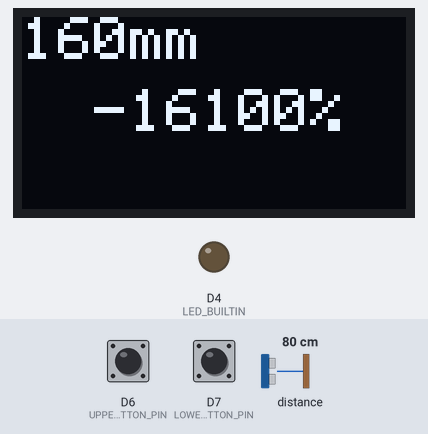
Simulated run of this sketch. Board: ESP8266 (NodeMCU). Parts: 128×64 one-colour display, output pins drawn as LEDs (lit = HIGH, except the on-board LED, lit = LOW). Inputs (shaded band) come from the test bench; at power-on: D6 (UPPER_BUTTON_PIN) HIGH, D7 (LOWER_BUTTON_PIN) HIGH, distance to the obstacle 80 cm. The display library's start-up logo is not drawn; EEPROM starts erased; what the sketch prints to the serial monitor is not drawn.

Above: at 11.3 s.
11.4 s: D6 (UPPER_BUTTON_PIN) pulled LOW for 3.2 s
At 12.2 s:
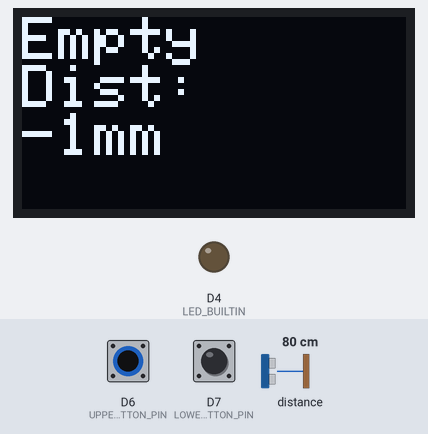
16.1 s: D7 (LOWER_BUTTON_PIN) pulled LOW for 0.2 s
At 16.36 s:
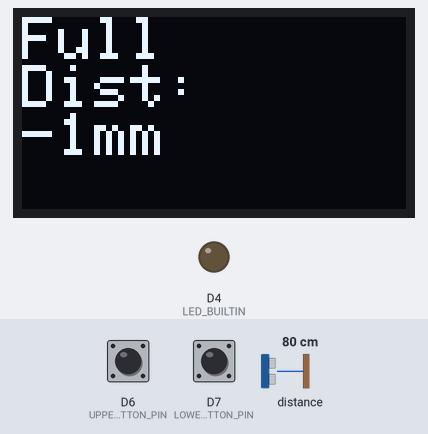
17.8 s: distance to the obstacle set to 2 cm
At 18.23 s:
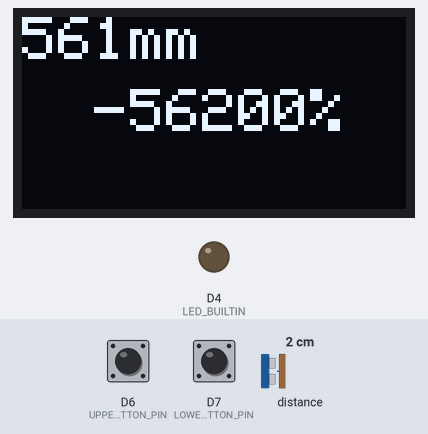
19.5 s: distance to the obstacle set to 4 cm
At 19.9 s:
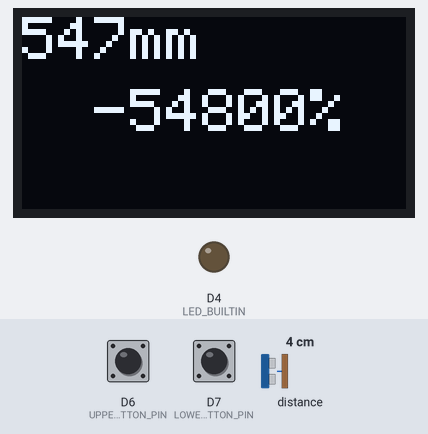
21.3 s: distance to the obstacle set to 9 cm
At 21.49 s:
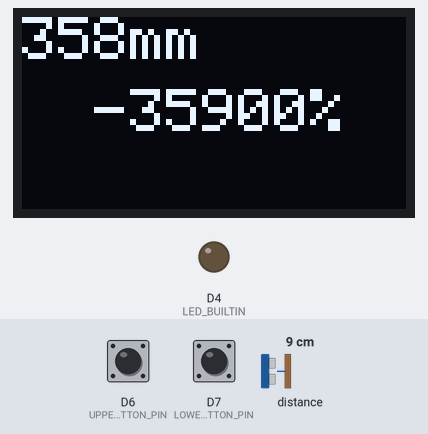
22.9 s: D7 (LOWER_BUTTON_PIN) pulled LOW for 3.2 s
At 23.5 s:
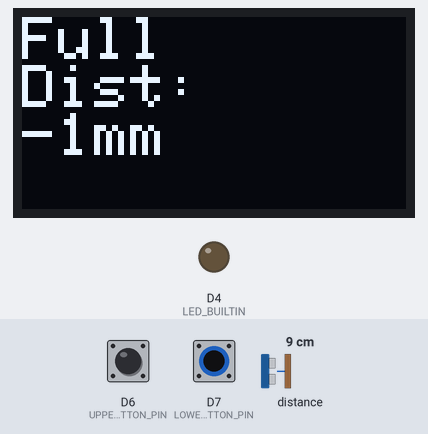

The sketch:

FilamentTracker.ino
```cpp
// (licence header left out)
#include "Adafruit_SSD1306.h"
#include "Adafruit_VL53L0X.h"

#include <EEPROM.h>

#define OLED_RESET 0  // GPIO0
Adafruit_SSD1306 display(OLED_RESET);

Adafruit_VL53L0X lox = Adafruit_VL53L0X();

int count = 0;

#define RANGE_BUF_SIZE 40
uint16_t g_range_buf[RANGE_BUF_SIZE];
int range_buff_curr_index = 0;

#define UPPER_BUTTON_PIN D6
#define LOWER_BUTTON_PIN D7

int empty_spool_range = 2;
int full_spool_range = 1;

#define EMPTY_SPOOL_EEPROM_ADDRESS 0
#define FULL_SPOOL_EEPROM_ADDRESS 4
#define EEPROM_ALLOCATE 256

int g_dist_pct = 0;


// ****************************************************
void eeprom_init() {
  EEPROM.begin(EEPROM_ALLOCATE);
}

void eeprom_load() {
  EEPROM.get(EMPTY_SPOOL_EEPROM_ADDRESS, empty_spool_range);
  EEPROM.get(FULL_SPOOL_EEPROM_ADDRESS, full_spool_range);
}

void eeprom_save() {
  EEPROM.put(EMPTY_SPOOL_EEPROM_ADDRESS, empty_spool_range);
  EEPROM.put(FULL_SPOOL_EEPROM_ADDRESS, full_spool_range);
  EEPROM.commit();
}


// ****************************************************
void display_settings() {
  display.clearDisplay();
  display.setTextSize(2);
  display.setTextColor(WHITE);
  display.setCursor(0,0);

  display.println("Conf:");
  display.setTextSize(1);
  display.print("Empty: ");
  display.println(empty_spool_range);
  display.print("Full:  ");
  display.println(full_spool_range);
  display.display();
}


// ****************************************************
void display_clear() {
  display.clearDisplay();
  display.display();
}


// ****************************************************
bool take_range_sample() {
  VL53L0X_RangingMeasurementData_t measure;
  lox.rangingTest(&measure, false); // pass in 'true' to get debug data printout!

  if (measure.RangeStatus != 4) {  // phase failures have incorrect data
    // Serial.print("Distance (mm): "); Serial.println(measure.RangeMilliMeter);
    g_range_buf[range_buff_curr_index++] = measure.RangeMilliMeter;
    range_buff_curr_index %= RANGE_BUF_SIZE;
    return true;
  } else {
    return false;
  }
}


// ****************************************************
int calc_ave_range() {
  int total = 0;
  for( int i = 0; i < RANGE_BUF_SIZE; i++ ) {
    total += g_range_buf[i];
  }
  total /= RANGE_BUF_SIZE;
  return total;
}


// ****************************************************
int calc_curr_dist_pct() {
  float pct = 0.0;
  int denomenator = empty_spool_range - full_spool_range;
  if( denomenator == 0 ) { denomenator = 1; }
  Serial.print("Denomenator: ");
  Serial.println(denomenator);
  pct = ((float)(empty_spool_range - calc_ave_range()) / denomenator);
  Serial.print("Pct: ");
  Serial.println(pct);
  pct *= 100;
  return pct;
}


// ****************************************************
void update_screen(bool got_range) {
  int range_ave = calc_ave_range();
  g_dist_pct = calc_curr_dist_pct();

  display.clearDisplay();
  display.setTextSize(2);
  display.setTextColor(WHITE);
  display.setCursor(0,0);

  display.print(range_ave);
  display.println("mm");

  display.setTextSize(1);
  display.println("");
  display.setTextSize(2);

  display.print(" ");
  if( g_dist_pct < 10 ) { display.print(" "); }
  display.print(g_dist_pct);
  display.println("%");

  display.display();
}


// *************************************************************************************************** //
void setup() {
  // put your setup code here, to run once:

  Serial.begin(115200);

  display.begin(SSD1306_SWITCHCAPVCC, 0x3C);  // initialize with the I2C addr 0x3C (for the 64x48)
  display.display();

  pinMode(UPPER_BUTTON_PIN, INPUT_PULLUP);
  pinMode(LOWER_BUTTON_PIN, INPUT_PULLUP);
  pinMode(LED_BUILTIN, OUTPUT);
  digitalWrite(LED_BUILTIN, HIGH);     // HIGH means off - the boards are backwards...

  Serial.println("Adafruit VL53L0X Initializing");
  if (!lox.begin()) {
    Serial.println(F("Failed to boot VL53L0X"));
    while(1);
  }

  for( int i = 0; i < RANGE_BUF_SIZE; i++ ) {
    g_range_buf[i] = 0;
  }

  eeprom_init();
  eeprom_load();

  display_settings();
  delay(10000);
  display_clear();

}


// *************************************************************************************************** //
void set_spool_distance(int button_pin, int * save_dist, char* name_dist) {
  display.clearDisplay();
  display.setCursor(0,0);
  display.setTextSize(2);
  display.println(name_dist);
  display.println("Dist:");
  display.print(*save_dist);
  display.println("mm");
  display.display();

  unsigned long start_time = millis();
  while( digitalRead(button_pin) == LOW && start_time + 5000 > millis() ) {
    delay(50);
  }

  // Button released under 5 secs - do nothing.
  if(start_time + 5000 > millis() ) { return; }

  // Otherwise, snag current average range and store it to EEPROM
  int range_ave = calc_ave_range();
  display.clearDisplay();
  display.setCursor(0,0);
  display.println("Set");
  display.println(name_dist);
  display.println("Dist:");
  display.print(range_ave);
  display.println("mm");
  display.display();

  *save_dist = range_ave;
  eeprom_save();

  delay(1000);
}


// *************************************************************************************************** //
void loop() {

  bool got_range = take_range_sample();
  update_screen(got_range);

  if( digitalRead(UPPER_BUTTON_PIN) == LOW ) {
    set_spool_distance(UPPER_BUTTON_PIN, &empty_spool_range, "Empty");
  }
  else if( digitalRead(LOWER_BUTTON_PIN) == LOW ) {
    set_spool_distance(LOWER_BUTTON_PIN, &full_spool_range, "Full");
  }

  delay(100);
}
```

Measured:
- after the input at 11.4 s, the display: changes after 0.06 s (image 1)
- after the input at 16.1 s, the display: changes after 0.13 s (image 2)
- after the input at 22.9 s, the display: changes after 0.13 s (image 6)
